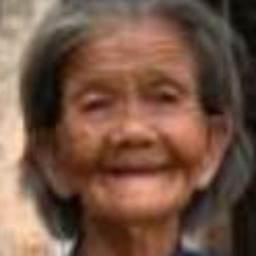
#> input picture data_test/100_1_2_20170105174847679.jpg, 256 x 256 px
$ python -i gender_detection.py   (imports and definitions only)   (older library calls are emulated)
#> lines starting #> are read from the running program, lines starting #| are printed output that depends on the picture
#> further down, picture is the input picture: shape (256, 256, 3); mean B, G, R 69.3, 85.9, 117.2
import cv2
import numpy as np
import math
import hashlib

# Bộ nhớ đệm toàn cục để lưu trữ kết quả dựa trên hash của ảnh
_gender_cache = {}

def get_image_hash(image):
    """
    Tạo hash duy nhất cho ảnh để lưu vào bộ nhớ đệm
    """
    if image is None or image.size == 0:
        return "empty_image"

    # Resize nhỏ lại để tính hash nhanh hơn và ít bị ảnh hưởng bởi nhiễu
    small_img = cv2.resize(image, (32, 32))
    # Chuyển đổi sang grayscale nếu cần
    if len(small_img.shape) == 3:
        small_img = cv2.cvtColor(small_img, cv2.COLOR_BGR2GRAY)
#> small_img: shape (32, 32)

    # Tính toán hash của ảnh đã được chuẩn hóa
    img_bytes = small_img.tobytes()
    img_hash = hashlib.md5(img_bytes).hexdigest()
#> img_hash = 'a0f7ef915a9fdc9075a0f45468aa7e04'
    return img_hash

def logistic_transition(value, low, high, steepness=10):
    """Compute a smooth transition between 0 and 1 using a logistic function."""
    mid = float((low + high) / 2)
    x = float(steepness * (value - mid) / (high - low))
    # Sử dụng math module thay vì numpy để tránh trả về numpy.float64
    try:
        return float(1 / (1 + math.exp(-x)))
    except (OverflowError, ValueError):
        # Xử lý trường hợp đặc biệt để tránh lỗi
        if x > 0:
            return 1.0
        else:
            return 0.0

def detect_gender(face_image, force_recalculate=False):
    """
    Detect gender from a face image with balanced feature analysis.
    Optimized for 224x224 input images, with improved consistency.

    Args:
        face_image: Input face image
        force_recalculate: Force recalculation even if image is in cache

    Returns:
        tuple: (gender, confidence) - detected gender and confidence level
    """
    # Input validation
    if face_image is None or face_image.size == 0:
        print("Invalid image in gender detection, defaulting to Man")
        return "Man", 0.75

    # Kiểm tra bộ nhớ đệm nếu không bị bắt buộc tính toán lại
    if not force_recalculate:
        img_hash = get_image_hash(face_image)
#> img_hash = 'a0f7ef915a9fdc9075a0f45468aa7e04'
        if img_hash in _gender_cache:
            cached_result = _gender_cache[img_hash]
            print(f"Using cached gender result: {cached_result[0]} (confidence: {cached_result[1]:.2f})")
            return cached_result

    try:
        # Ensure image is in proper format
        if len(face_image.shape) == 3:
            gray = cv2.cvtColor(face_image, cv2.COLOR_BGR2GRAY)
            color = face_image.copy()
        else:
            gray = face_image.copy()
            # Convert to color for some features
            color = cv2.cvtColor(gray, cv2.COLOR_GRAY2BGR)

        # Save original dimensions before resizing
        original_h, original_w = gray.shape[:2]
        original_face_ratio = float(original_h) / float(original_w)

        # Chuẩn hóa kích thước ảnh - tối ưu cho 224x224
        resized_gray = cv2.resize(gray, (224, 224))
        resized_color = cv2.resize(color, (224, 224))

        # Cải thiện tiền xử lý ảnh
        # 1. Giảm nhiễu với bilateral filter - bảo toàn cạnh tốt hơn
        denoised = cv2.bilateralFilter(resized_gray, 5, 25, 25)

        # 2. Tăng cường độ tương phản với CLAHE
        clahe = cv2.createCLAHE(clipLimit=3.0, tileGridSize=(8, 8))
        enhanced = clahe.apply(denoised)

        # 3. Chuẩn hóa độ sáng
        normalized = cv2.normalize(enhanced, None, alpha=0, beta=255, norm_type=cv2.NORM_MINMAX)

        # Calculate features
        h, w = normalized.shape
        face_ratio = original_face_ratio

        # Tính toán các đặc trưng được tối ưu cho ảnh 224x224
        # ----------------------------------------------------

        # 1. Face shape ratio - tỷ lệ khuôn mặt
        face_ratio_score = logistic_transition(face_ratio, 0.9, 1.1)
        print(f"- Face ratio: {face_ratio:.2f}, score: {face_ratio_score:.2f}")
#| - Face ratio: 1.00, score: 0.50

        # 2. Texture analysis - phân tích kết cấu/độ mịn
        # Sử dụng bộ lọc Gabor để phát hiện đặc trưng kết cấu
        ksize = 9
        sigma = 3.0
        theta = 0
        lambd = 10.0
        gamma = 0.5

        gabor_kernel = cv2.getGaborKernel((ksize, ksize), sigma, theta, lambd, gamma, 0, ktype=cv2.CV_32F)
        gabor_img = cv2.filter2D(normalized, cv2.CV_8UC3, gabor_kernel)
        texture_diff = cv2.absdiff(normalized, gabor_img)
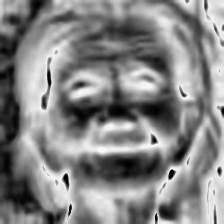
#> texture_diff: shape (224, 224); min 0, max 253, mean 132.4
        smoothness = float(1.0 - (np.mean(texture_diff) / 128.0))
#> smoothness = -0.0346
        smoothness_score = logistic_transition(smoothness, 0.65, 0.85)
#> smoothness_score = 9.19e-18
        print(f"- Smoothness: {smoothness:.2f}, score: {smoothness_score:.2f}")
#| - Smoothness: -0.03, score: 0.00

        # 3. Cheek analysis - phân tích vùng má
        # Điều chỉnh vùng má để phù hợp với ảnh 224x224
        left_cheek = normalized[int(h*0.35):int(h*0.65), int(w*0.1):int(w*0.3)]
        right_cheek = normalized[int(h*0.35):int(h*0.65), int(w*0.7):int(w*0.9)]

        cheek_kernel = np.ones((5, 5), np.float32) / 25

        if left_cheek.size > 0 and right_cheek.size > 0:
            left_cheek_texture = cv2.absdiff(left_cheek, cv2.filter2D(left_cheek, -1, cheek_kernel))
            right_cheek_texture = cv2.absdiff(right_cheek, cv2.filter2D(right_cheek, -1, cheek_kernel))
            cheek_smoothness = float(1.0 - ((np.mean(left_cheek_texture) + np.mean(right_cheek_texture)) / (2 * 128.0)))
#> cheek_smoothness = 0.975
        else:
            cheek_smoothness = 0.5

        cheek_score = logistic_transition(cheek_smoothness, 0.6, 0.8)
#> cheek_score = 1
        print(f"- Cheek smoothness: {cheek_smoothness:.2f}, score: {cheek_score:.2f}")
#| - Cheek smoothness: 0.97, score: 1.00

        # 4. Eye region analysis - phân tích vùng mắt
        # Tối ưu vùng mắt cho ảnh 224x224
        eye_region = normalized[int(h*0.2):int(h*0.45), int(w*0.15):int(w*0.85)]

        if eye_region.size > 0:
            # Sử dụng phân tích độ tương phản và gradient để phát hiện mắt
            eye_gradient_x = cv2.Sobel(eye_region, cv2.CV_64F, 1, 0, ksize=3)
            eye_gradient_y = cv2.Sobel(eye_region, cv2.CV_64F, 0, 1, ksize=3)
            eye_gradient_mag = np.sqrt(eye_gradient_x**2 + eye_gradient_y**2)
            eye_contrast = np.std(eye_region)
#> eye_contrast = 57.93
            eye_gradient_mean = np.mean(eye_gradient_mag)
#> eye_gradient_mean = 73.84

            # Kết hợp các đặc trưng mắt
            eye_feature = (eye_contrast / 50.0) * 0.7 + (eye_gradient_mean / 30.0) * 0.3
#> eye_feature = 1.55
            eye_feature = min(eye_feature, 1.5)  # Giới hạn giá trị tối đa
#> eye_feature = 1.5
        else:
            eye_feature = 0.5

        eye_score = logistic_transition(eye_feature, 0.5, 1.0)
#> eye_score = 1
        print(f"- Eye feature: {eye_feature:.2f}, score: {eye_score:.2f}")
#| - Eye feature: 1.50, score: 1.00

        # 5. Face symmetry analysis - phân tích độ đối xứng
        # Tối ưu cho ảnh 224x224
        left_half = normalized[:, :int(w/2)]
        right_half = normalized[:, int(w/2):]
        right_half_flipped = cv2.flip(right_half, 1)

        # Đảm bảo kích thước giống nhau
        min_width = min(left_half.shape[1], right_half_flipped.shape[1])
        left_half_matched = left_half[:, :min_width]
        right_half_flipped_matched = right_half_flipped[:, :min_width]

        # Tính độ đối xứng
        symmetry_diff = cv2.absdiff(left_half_matched, right_half_flipped_matched)
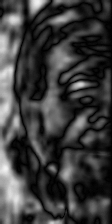
#> symmetry_diff: shape (224, 112); min 0, max 244, mean 60.4
        face_symmetry = float(1.0 - (np.mean(symmetry_diff) / 128.0))
#> face_symmetry = 0.528
        symmetry_score = logistic_transition(face_symmetry, 0.7, 0.9)
#> symmetry_score = 1.24e-06
        print(f"- Face symmetry: {face_symmetry:.2f}, score: {symmetry_score:.2f}")
#| - Face symmetry: 0.53, score: 0.00

        # 6. Thêm: Jawline analysis - phân tích đường hàm
        jaw_region = normalized[int(h*0.7):int(h*0.9), int(w*0.2):int(w*0.8)]

        if jaw_region.size > 0:
            # Phát hiện cạnh với Canny
            jaw_edges = cv2.Canny(jaw_region, 50, 150)
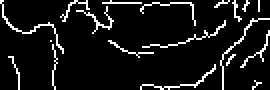
#> jaw_edges: shape (45, 135) (shown 2 times larger); 8.7% white in thin lines or dots
            jaw_edge_density = np.mean(jaw_edges) / 255.0
#> jaw_edge_density = 0.0869

            # Tính toán gradient cho đường hàm
            jaw_gradient_y = cv2.Sobel(jaw_region, cv2.CV_64F, 0, 1, ksize=3)
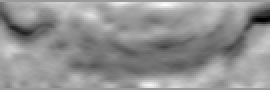
#> jaw_gradient_y: shape (45, 135) float64 (shown 2 times larger); min -281, max 184, mean -13.3; drawn with min black and max white
            jaw_gradient_strength = np.mean(np.abs(jaw_gradient_y))
#> jaw_gradient_strength = 45.45

            # Kết hợp các đặc trưng jawline
            jaw_feature = (jaw_edge_density * 0.4) + (jaw_gradient_strength / 50.0 * 0.6)
#> jaw_feature = 0.58
        else:
            jaw_feature = 0.5

        # Đàn ông thường có đường hàm mạnh hơn
        jaw_score = 1.0 - logistic_transition(jaw_feature, 0.3, 0.7)
#> jaw_score = 0.119
        print(f"- Jaw feature: {jaw_feature:.2f}, score: {jaw_score:.2f}")
#| - Jaw feature: 0.58, score: 0.12

        # 7. Thêm: Forehead analysis - phân tích vùng trán
        forehead_region = normalized[int(h*0.05):int(h*0.2), int(w*0.25):int(w*0.75)]

        if forehead_region.size > 0:
            forehead_texture = cv2.absdiff(forehead_region, cv2.filter2D(forehead_region, -1, cheek_kernel))
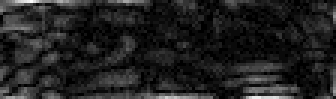
#> forehead_texture: shape (33, 112) (shown 3 times larger); min 0, max 25, mean 3.2; drawn with min black and max white
            forehead_smoothness = float(1.0 - (np.mean(forehead_texture) / 128.0))
#> forehead_smoothness = 0.975
        else:
            forehead_smoothness = 0.5

        forehead_score = logistic_transition(forehead_smoothness, 0.6, 0.8)
#> forehead_score = 1
        print(f"- Forehead smoothness: {forehead_smoothness:.2f}, score: {forehead_score:.2f}")
#| - Forehead smoothness: 0.97, score: 1.00

        # ----------- Tính toán điểm tổng hợp và quyết định -------------

        # Trọng số cho các đặc trưng khác nhau
        feature_weights = {
            'face_ratio': 0.15,
            'smoothness': 0.20,
            'cheek': 0.15,
            'eye': 0.15,
            'symmetry': 0.10,
            'jaw': 0.15,
            'forehead': 0.10
        }

        # Tính điểm tổng hợp (càng cao càng nghiêng về nữ)
        woman_composite_score = (
            face_ratio_score * feature_weights['face_ratio'] +
            smoothness_score * feature_weights['smoothness'] +
            cheek_score * feature_weights['cheek'] +
            eye_score * feature_weights['eye'] +
            symmetry_score * feature_weights['symmetry'] +
            jaw_score * feature_weights['jaw'] +
            forehead_score * feature_weights['forehead']
        )
#> woman_composite_score = 0.493

        print(f"- Woman composite score: {woman_composite_score:.4f}")
#| - Woman composite score: 0.4928

        # Sử dụng ngưỡng động để quyết định, được tối ưu cho ảnh 224x224
        # Ngưỡng mặc định được điều chỉnh để phù hợp với tỷ lệ thực tế
        threshold = 0.55  # Ngưỡng cơ bản cho phân loại

        # Quyết định và tính độ tin cậy
        if woman_composite_score >= threshold:
            gender = "Woman"
            # Độ tin cậy tỷ lệ với mức độ vượt ngưỡng
            confidence = 0.7 + min(0.25, (woman_composite_score - threshold) * 2)
        else:
            gender = "Man"
            # Độ tin cậy tỷ lệ với khoảng cách từ ngưỡng
            confidence = 0.7 + min(0.25, (threshold - woman_composite_score) * 2)
#> confidence = 0.814

        # Giới hạn độ tin cậy tối đa
        confidence = min(confidence, 0.95)

        print(f"- Final decision: {gender} (confidence: {confidence:.2f})")
#| - Final decision: Man (confidence: 0.81)

        # Lưu kết quả vào bộ nhớ đệm
        img_hash = get_image_hash(face_image)
        _gender_cache[img_hash] = (gender, confidence)

        return gender, confidence

    except Exception as e:
        print(f"Error in gender detection: {e}")
        # Return a consistent default result on error
        return "Man", 0.7

def get_gender_vector(face_image, vector_length=16):
    """
    Create feature vector for gender from face image

    Args:
        face_image: Face image
        vector_length: Length of output vector

    Returns:
        ndarray: Gender feature vector (16-dimensional)
    """
    # Initialize feature vector
    gender_vector = [0.0] * vector_length

    # Validate input
    if face_image is None or face_image.size == 0:
        gender_vector[14] = 1.0  # Đánh dấu là Man
        return np.array(gender_vector, dtype=float)

    try:
        # Detect gender and confidence
        gender, confidence = detect_gender(face_image)
#> gender = 'Man'; confidence = 0.814
        confidence = float(confidence)

        # Define gender indices for one-hot encoding
        gender_mapping = {
            "Man": 0,
            "Woman": 1,
            "Unknown": 2
        }
        gender_index = gender_mapping.get(gender, 2)
#> gender_index = 0

        # Create a copy for feature extraction
        if len(face_image.shape) == 3:
            gray = cv2.cvtColor(face_image, cv2.COLOR_BGR2GRAY)
        else:
            gray = face_image.copy()

        # Resize for consistency
        gray = cv2.resize(gray, (224, 224))

        # Cải thiện tiền xử lý ảnh
        denoised = cv2.bilateralFilter(gray, 5, 25, 25)
        clahe = cv2.createCLAHE(clipLimit=3.0, tileGridSize=(8,8))
        enhanced = clahe.apply(denoised)

        # Tính toán một số đặc trưng cơ bản
        h, w = enhanced.shape

        # Feature 1: Tỷ lệ khuôn mặt
        face_ratio = float(h) / float(w)

        # Feature 2-7: Các đặc trưng được tính toán từ hàm detect_gender
        # Chúng ta chỉ cần tính toán một số đặc trưng chính

        # Đánh giá đặc trưng texture
        texture_kernel = np.ones((7, 7), np.float32) / 49
        smoothed = cv2.filter2D(enhanced, -1, texture_kernel)
        texture_diff = cv2.absdiff(enhanced, smoothed)
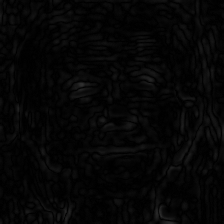
#> texture_diff: shape (224, 224); min 0, max 48, mean 5.6
        smoothness = float(1.0 - (np.mean(texture_diff) / 255.0))
#> smoothness = 0.978

        # Đánh giá đặc trưng mắt
        eye_region = enhanced[int(h*0.2):int(h*0.45), :]
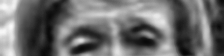
#> eye_region: shape (56, 224); min 5, max 249, mean 109.4
        eye_contrast = np.std(eye_region) if eye_region.size > 0 else 0
#> eye_contrast = 59.18
        eye_feature = min(eye_contrast / 50.0, 1.0)
#> eye_feature = 1

        # Đánh giá đặc trưng đối xứng
        left_half = enhanced[:, :int(w/2)]
        right_half = enhanced[:, int(w/2):]
        right_half_flipped = cv2.flip(right_half, 1)
        min_width = min(left_half.shape[1], right_half_flipped.shape[1])
        symmetry_diff = cv2.absdiff(left_half[:, :min_width], right_half_flipped[:, :min_width])
        symmetry = float(1.0 - (np.mean(symmetry_diff) / 255.0))
#> symmetry = 0.768

        # Tổng hợp các đặc trưng
        features = [
            min(face_ratio, 1.5),    # Tỷ lệ khuôn mặt
            smoothness,              # Độ mịn
            eye_feature,             # Đặc trưng mắt
            symmetry,                # Độ đối xứng
            float(gender_index),     # Chỉ số giới tính
            confidence,              # Độ tin cậy
            1.0 if gender == "Woman" else 0.0,  # Đánh dấu Woman
            1.0 if gender == "Man" else 0.0     # Đánh dấu Man
        ]
#> features = [1, 0.978, 1, 0.768, 0, 0.814, 0, 1]

        # Fill vector
        for i, feature in enumerate(features):
            if i < 8:
                gender_vector[i] = float(feature)
#> this loop made 8 passes
#> feature on passes 1 to 8: 1, 0.978, 1, 0.768, 0, 0.814, 0, 1
#> after the loop, gender_vector = [1, 0.978, 1, 0.768, 0, 0.814, 0, 1, 0, 0, 0, 0, 0, 0, 0, 0]

        # One-hot encoding
        gender_vector[8 + gender_index] = 1.0

        # Additional features
        gender_vector[11] = float(smoothness)  # Độ mịn
        gender_vector[12] = float(eye_feature)  # Đặc trưng mắt
        gender_vector[13] = 1.0 if gender == "Woman" else 0.0  # Đánh dấu Woman
        gender_vector[14] = 0.0 if gender == "Woman" else 1.0  # Đánh dấu Man


        # Handle NaN
        for i in range(len(gender_vector)):
            if math.isnan(float(gender_vector[i])):
                gender_vector[i] = 0.0
#> this loop made 16 passes
#> after the loop, gender_vector = [1, 0.978, 1, 0.768, 0, 0.814, 0, 1, 1, 0, 0, 0.978, 1, 0, 1, 0]

    except Exception as e:
        print(f"Error creating gender vector: {e}")
        gender_vector[14] = 1.0  # Mặc định là Man


    # Kiểm tra cuối cùng để đảm bảo tất cả là float thuần Python
    for i in range(len(gender_vector)):
        gender_vector[i] = float(gender_vector[i])

    # Tạo mảng NumPy
    numpy_vector = np.array(gender_vector, dtype=float)
#> numpy_vector has the same summary as gender_vector

    return numpy_vector

>>> import cv2
>>> picture = cv2.imread('data_test/100_1_2_20170105174847679.jpg')
>>> result = get_gender_vector(picture)
#> result has the same summary as gender_vector in get_gender_vector

$ run again, on data_test/10_0_0_20170103200522151.jpg
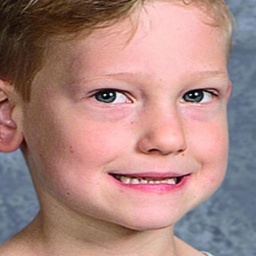
#> input picture data_test/10_0_0_20170103200522151.jpg, 256 x 256 px
#> picture is the input picture: shape (256, 256, 3); mean B, G, R 128.8, 133.6, 170.2
#> in get_image_hash, `img_hash = hashlib.md5(img_bytes).hexdigest()`: img_hash = '1b822b62322d96e4b822604f034abd9c'
#| - Face ratio: 1.00, score: 0.50
#> in detect_gender, `smoothness = float(1.0 - (np.mean(texture_diff) / 128.0))`: smoothness = 0.112
#> smoothness_score = 1.42e-14
#| - Smoothness: 0.11, score: 0.00
#> cheek_smoothness = 0.959
#> cheek_score = 1
#| - Cheek smoothness: 0.96, score: 1.00
#> in detect_gender, `eye_contrast = np.std(eye_region)`: eye_contrast = 55.35
#> eye_gradient_mean = 79.08
#> in detect_gender, `eye_feature = (eye_contrast / 50.0) * 0.7 + (eye_gradient_mean / 30.0)..`: eye_feature = 1.57
#> in detect_gender, `eye_feature = min(eye_feature, 1.5)`: eye_feature = 1.5
#> eye_score = 1
#| - Eye feature: 1.50, score: 1.00
#> face_symmetry = 0.494
#> symmetry_score = 2.23e-07
#| - Face symmetry: 0.49, score: 0.00
#> in detect_gender, `jaw_edges = cv2.Canny(jaw_region, 50, 150)`:
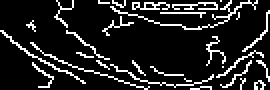
#> jaw_edges: shape (45, 135) (shown 2 times larger); 13.4% white in thin lines or dots
#> jaw_edge_density = 0.134
#> jaw_gradient_strength = 60.49
#> jaw_feature = 0.78
#> jaw_score = 0.000919
#| - Jaw feature: 0.78, score: 0.00
#> forehead_smoothness = 0.968
#> forehead_score = 1
#| - Forehead smoothness: 0.97, score: 1.00
#> woman_composite_score = 0.475
#| - Woman composite score: 0.4751
#> in detect_gender, `confidence = 0.7 + min(0.25, (threshold - woman_composite_score) * 2)`: confidence = 0.85
#| - Final decision: Man (confidence: 0.85)
#> in get_gender_vector, `gender, confidence = detect_gender(face_image)`: gender = 'Man'; confidence = 0.85
#> gender_index = 0
#> in get_gender_vector, `smoothness = float(1.0 - (np.mean(texture_diff) / 255.0))`: smoothness = 0.97
#> in get_gender_vector, `eye_region = enhanced[int(h*0.2):int(h*0.45), :]`:
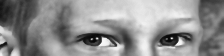
#> eye_region: shape (56, 224); min 6, max 247, mean 143.1
#> in get_gender_vector, `eye_contrast = np.std(eye_region) if eye_region.size > 0 else 0`: eye_contrast = 56.58
#> in get_gender_vector, `eye_feature = min(eye_contrast / 50.0, 1.0)`: eye_feature = 1
#> symmetry = 0.752
#> features = [1, 0.97, 1, 0.752, 0, 0.85, 0, 1]
#> the loop in get_gender_vector, `for i, feature in enumerate(features):` made 8 passes
#> feature on passes 1 to 8: 1, 0.97, 1, 0.752, 0, 0.85, 0, 1
#> after the loop in get_gender_vector, `for i, feature in enumerate(features):`: gender_vector = [1, 0.97, 1, 0.752, 0, 0.85, 0, 1, 0, 0, 0, 0, 0, 0, 0, 0]
#> the loop in get_gender_vector, `for i in range(len(gender_vector)):` made 16 passes
#> after the loop in get_gender_vector, `for i in range(len(gender_vector)):`: gender_vector = [1, 0.97, 1, 0.752, 0, 0.85, 0, 1, 1, 0, 0, 0.97, 1, 0, 1, 0]
#> numpy_vector has the same summary as gender_vector
#> result has the same summary as gender_vector in get_gender_vector

$ run again, on data_test/10_0_0_20170110220235233.jpg
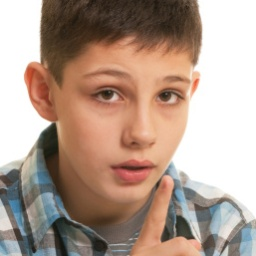
#> input picture data_test/10_0_0_20170110220235233.jpg, 256 x 256 px
#> picture is the input picture: shape (256, 256, 3); mean B, G, R 141.6, 155.2, 177.6
#> in get_image_hash, `img_hash = hashlib.md5(img_bytes).hexdigest()`: img_hash = 'a8c192b6e56f528053c2bc0c075656bb'
#| - Face ratio: 1.00, score: 0.50
#> in detect_gender, `smoothness = float(1.0 - (np.mean(texture_diff) / 128.0))`: smoothness = 0.302
#> smoothness_score = 1.91e-10
#| - Smoothness: 0.30, score: 0.00
#> cheek_smoothness = 0.97
#> cheek_score = 1
#| - Cheek smoothness: 0.97, score: 1.00
#> in detect_gender, `eye_contrast = np.std(eye_region)`: eye_contrast = 65.15
#> eye_gradient_mean = 82.65
#> in detect_gender, `eye_feature = (eye_contrast / 50.0) * 0.7 + (eye_gradient_mean / 30.0)..`: eye_feature = 1.74
#> in detect_gender, `eye_feature = min(eye_feature, 1.5)`: eye_feature = 1.5
#> eye_score = 1
#| - Eye feature: 1.50, score: 1.00
#> face_symmetry = 0.52
#> symmetry_score = 8.3e-07
#| - Face symmetry: 0.52, score: 0.00
#> in detect_gender, `jaw_edges = cv2.Canny(jaw_region, 50, 150)`:
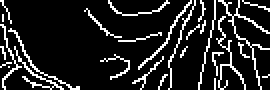
#> jaw_edges: shape (45, 135) (shown 2 times larger); 13.6% white in thin lines or dots
#> jaw_edge_density = 0.136
#> jaw_gradient_strength = 61.17
#> jaw_feature = 0.789
#> jaw_score = 0.000737
#| - Jaw feature: 0.79, score: 0.00
#> forehead_smoothness = 0.972
#> forehead_score = 1
#| - Forehead smoothness: 0.97, score: 1.00
#> woman_composite_score = 0.475
#| - Woman composite score: 0.4751
#> in detect_gender, `confidence = 0.7 + min(0.25, (threshold - woman_composite_score) * 2)`: confidence = 0.85
#| - Final decision: Man (confidence: 0.85)
#> in get_gender_vector, `gender, confidence = detect_gender(face_image)`: gender = 'Man'; confidence = 0.85
#> gender_index = 0
#> in get_gender_vector, `smoothness = float(1.0 - (np.mean(texture_diff) / 255.0))`: smoothness = 0.969
#> in get_gender_vector, `eye_region = enhanced[int(h*0.2):int(h*0.45), :]`:
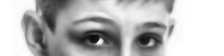
#> eye_region: shape (56, 224); min 8, max 255, mean 186
#> in get_gender_vector, `eye_contrast = np.std(eye_region) if eye_region.size > 0 else 0`: eye_contrast = 67.77
#> in get_gender_vector, `eye_feature = min(eye_contrast / 50.0, 1.0)`: eye_feature = 1
#> symmetry = 0.763
#> features = [1, 0.969, 1, 0.763, 0, 0.85, 0, 1]
#> the loop in get_gender_vector, `for i, feature in enumerate(features):` made 8 passes
#> feature on passes 1 to 8: 1, 0.969, 1, 0.763, 0, 0.85, 0, 1
#> after the loop in get_gender_vector, `for i, feature in enumerate(features):`: gender_vector = [1, 0.969, 1, 0.763, 0, 0.85, 0, 1, 0, 0, 0, 0, 0, 0, 0, 0]
#> the loop in get_gender_vector, `for i in range(len(gender_vector)):` made 16 passes
#> after the loop in get_gender_vector, `for i in range(len(gender_vector)):`: gender_vector = [1, 0.969, 1, 0.763, 0, 0.85, 0, 1, 1, 0, 0, 0.969, 1, 0, 1, 0]
#> numpy_vector has the same summary as gender_vector
#> result has the same summary as gender_vector in get_gender_vector
